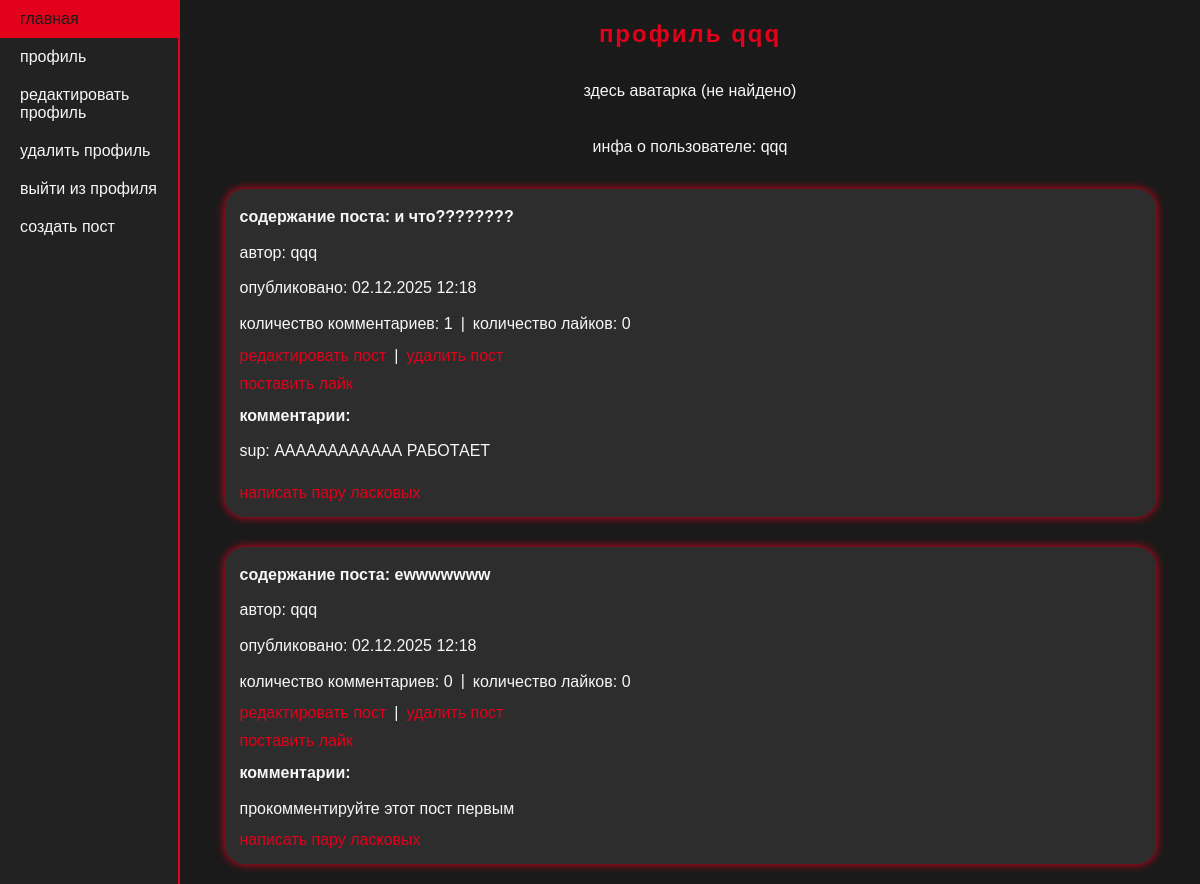
The app's page /main/account/profile/ (signed in), older data.
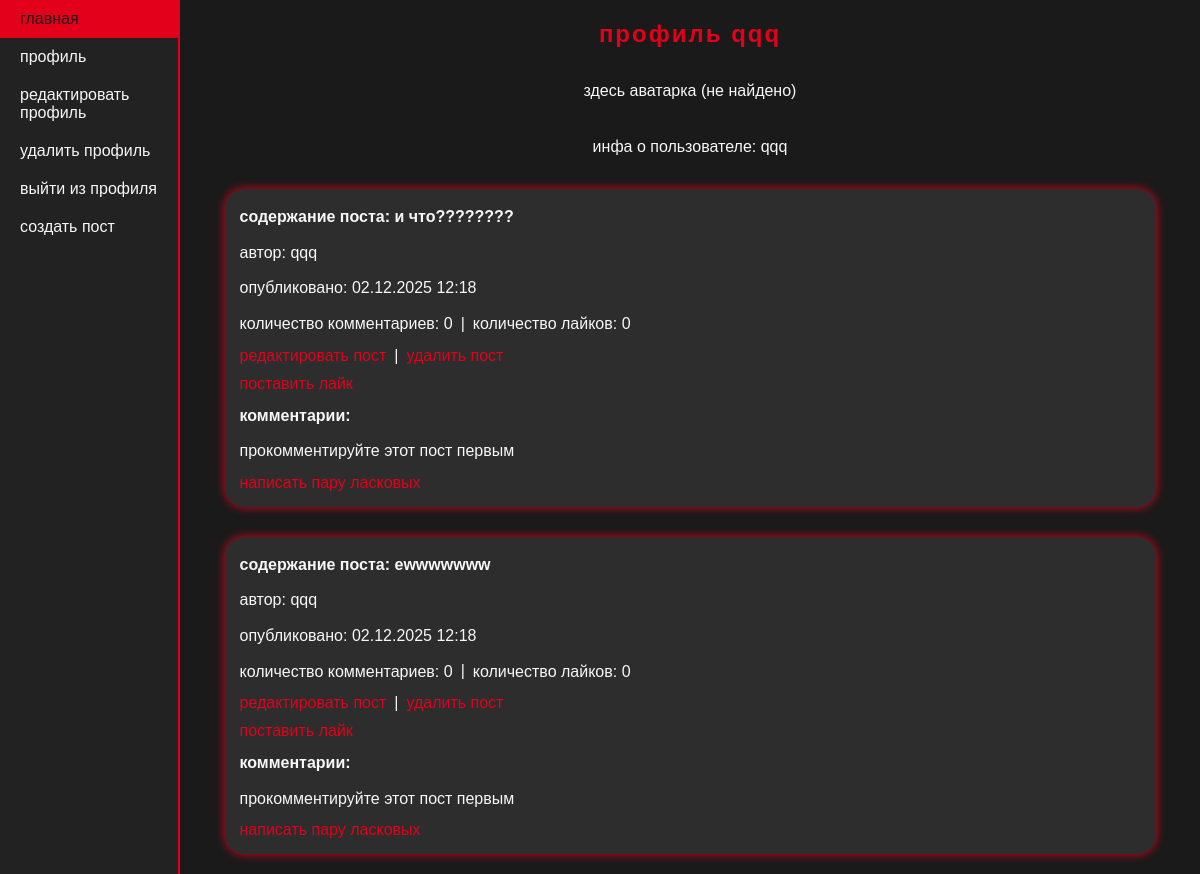
The same page, newer data.
### main/models.py (models this page shows)
class Post(models.Model):
    MyUser = models.ForeignKey(MyUser, on_delete=models.CASCADE)
    post_content = models.TextField(default='')
    pub_date = models.DateTimeField(auto_now_add=True)
    likes = models.ManyToManyField(settings.AUTH_USER_MODEL, related_name="liked_posts", blank=True)

class MyUser(AbstractUser):
    avatar = models.ImageField(upload_to='avatars', null=True, blank=False)
    bio = models.TextField()

class Comment(models.Model):
    comment_text = models.CharField(max_length=150)
    post = models.ForeignKey(Post, on_delete=models.CASCADE)
    my_user = models.ForeignKey(MyUser, on_delete=models.CASCADE)

### main/views.py (the view)
# urls.py: path('account/profile/', views.profile, name='profile'),
@login_required
def profile(request):
    user_posts = Post.objects.filter(MyUser=request.user).order_by('-pub_date').annotate(
        comment_count=Count('comment'),
        like_count=Count('likes'))
    context = {'post_list': user_posts,}
    return render(request, 'profile.html', context)

### main/templates/profile.html (shortened to what this page needs)
{% extends "basic.html" %}
{% block content %}
    <h2>профиль {{ user.username }}</h2>
    {% if user.avatar %}
        <img src="{{ user.avatar.url }}" alt="аватарка" width="200" height="200">
    {% else %}
        <p>здесь аватарка (не найдено)</p>
    {% endif %}
    <p>инфа о пользователе: {{ user.bio }}</p>
    {% if post_list %}
        {% for p in post_list %}
            <div class="post">
                <p><strong>содержание поста: {{ p.post_content }}</strong></p>
                <p>автор: {{ p.MyUser }}</p>
                <p>опубликовано: {{ p.pub_date|date:"d.m.Y H:i" }}</p>
                <div class="statistics">
                    <p>количество комментариев: {{ p.comment_count }}</p> <span> | </span>
                    <p>количество лайков: {{ p.like_count }}</p>
                </div>
                {% if request.user == p.MyUser %}
                    <div class="actions-w-post">
                        <a href="{% url 'main:edit-post' pk=p.id %}">редактировать пост</a> <span> | </span>
                        <a href="{% url 'main:delete-post' pk=p.id %}">удалить пост</a>
                    </div>
                {% endif %}
                <a href="{% url 'main:toggle_like' pk=p.pk %}">
                    {% if request.user in p.likes.all %}
                        убрать лайк
                    {% else %}
                        поставить лайк
                    {% endif %}
                </a>
                <p><strong>комментарии:</strong></p>
                {% for comment in p.comment_set.all %}
                    <p>{{ comment.my_user.username }}: {{ comment.comment_text }}</p>
                {% empty %}
                    <p>прокомментируйте этот пост первым</p>
                {% endfor %}
                <a href="{% url 'main:add-comment' pk=p.id %}">написать пару ласковых</a>
            </div>
        {% endfor %}
    {% else %}
        <p>посты не найдены</p>
    {% endif %}
{% endblock %}

Row changes from the older to the newer data that the page shows:
removed Comment: my_user.username "sup", comment_text "АААААААААААА РАБОТАЕТ", shown under Post "и что????????"
shown differently, row unchanged: Post "и что????????": comment_count "1" → "0"; now shows "прокомментируйте этот пост первым"
